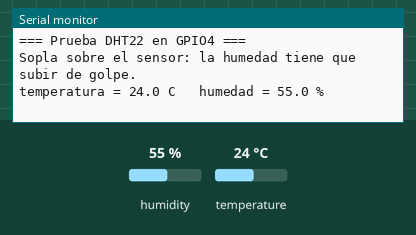
Simulated run of this sketch. Board: Arduino Uno, built with avr-gcc and run on an emulated ATmega328P. Shown: the last lines printed to the serial monitor. The test bench sets the inputs (shaded band); at power-on: humidity 55 %, temperature 24 °C.

Above: at 1.7 s.
1.8 s: humidity set to 22 %
At 3.6 s:
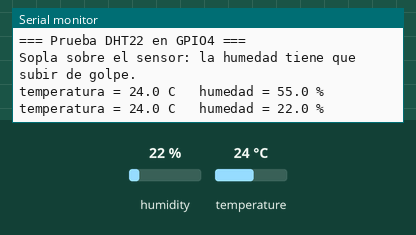
5.1 s: temperature set to 12 °C
At 6.9 s:
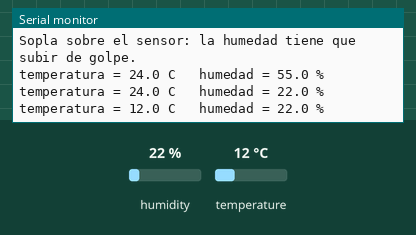
8.4 s: humidity set to 40 %
At 11.2 s:
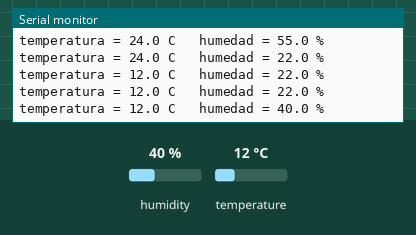
Timing chart, 0 to 12.7 s (numbered marks = the images above; inputs shaded):
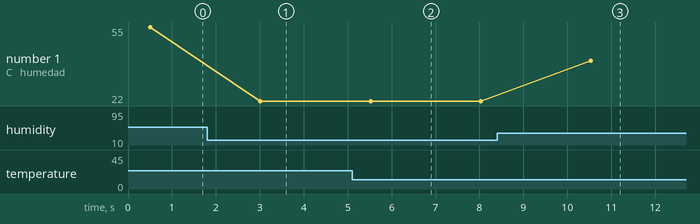

The sketch:

dht22.ino
```cpp
/*
  PRUEBA DE BANCO - DHT22 (temperatura y humedad) en GPIO4

  Sketch minimo para verificar el sensor. Requiere instalar dos librerias:
  Herramientas -> Administrar bibliotecas -> buscar "DHT sensor library" (Adafruit),
  y aceptar cuando ofrezca instalar las dependencias (Adafruit Unified Sensor).

  Conexionado:
    VCC  -> 3V3   (el DHT22 trabaja a 3.3 V, NO a 5 V)
    DATA -> GPIO4
    GND  -> GND

  Si el DHT22 es de 4 patas peladas hace falta ademas una resistencia de 10k entre
  DATA y 3V3. Si viene sobre una plaquita de 3 patas, esa resistencia ya esta adentro.

  El DHT22 no admite mas de una lectura cada 2 segundos.

  Monitor serie a 115200.
*/

#include <DHT.h>

const int PIN_DHT = 4;

DHT dht(PIN_DHT, DHT22);

void setup() {
  Serial.begin(115200);
  delay(500);
  dht.begin();

  Serial.println();
  Serial.println("=== Prueba DHT22 en GPIO4 ===");
  Serial.println("Sopla sobre el sensor: la humedad tiene que subir de golpe.");
  Serial.println();
}

void loop() {
  float temperatura = dht.readTemperature();
  float humedad = dht.readHumidity();

  // La libreria devuelve NaN cuando el sensor no contesta o el dato llego corrupto.
  // Un sensor que no responde tiene que decirlo, no devolver cero.
  if (isnan(temperatura) || isnan(humedad)) {
    Serial.println("lectura INVALIDA - el sensor no respondio");
  } else {
    Serial.print("temperatura = ");
    Serial.print(temperatura, 1);
    Serial.print(" C   humedad = ");
    Serial.print(humedad, 1);
    Serial.println(" %");
  }

  delay(2500);
}
```

Measured:
- after the input at 1.8 s, the serial monitor: prints a new line after 1.2 s (image 1)
- after the input at 5.1 s, the serial monitor: prints a new line after 0.42 s (image 2)
- after the input at 8.4 s, the serial monitor: prints a new line after 2.1 s (image 3)
- plotted number 1: 22 → 40 after the input at 8.4 s
